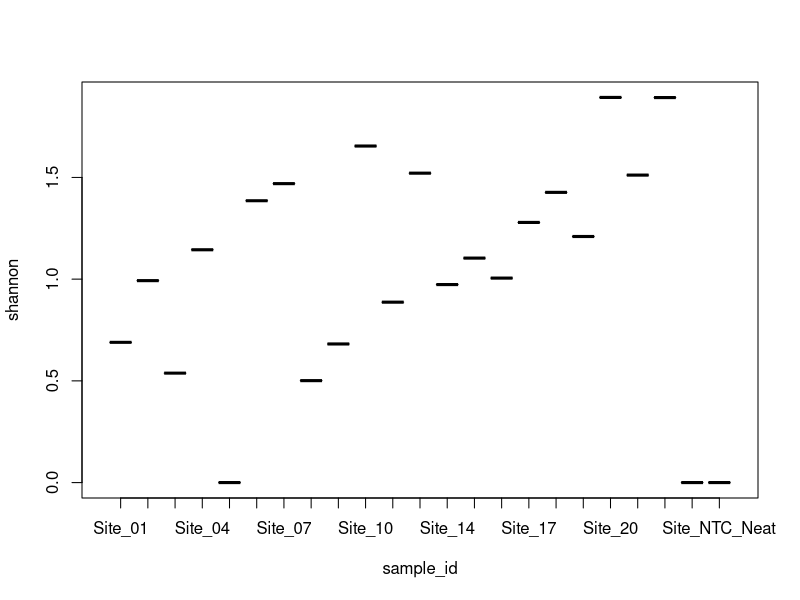
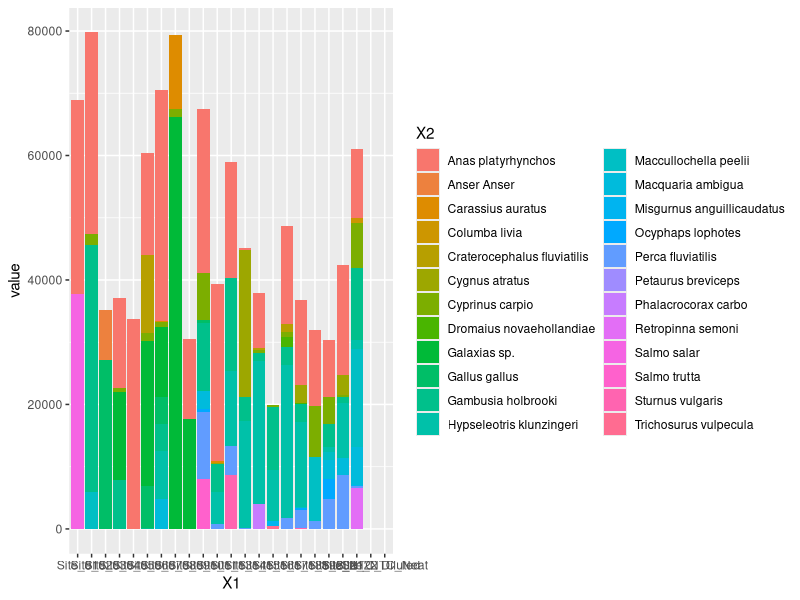
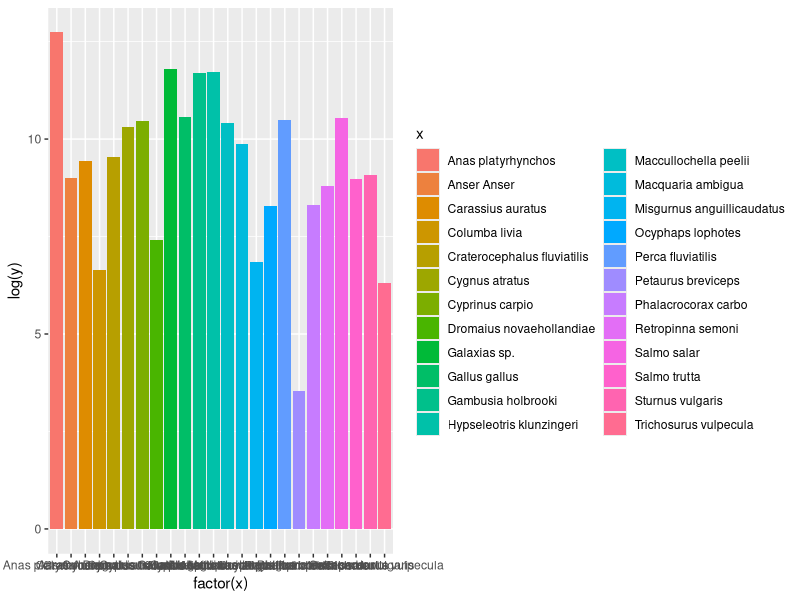

These charts were generated, in order, by the following R code: (Note: this script raises an error after producing the figures.)
library(vegan)
library(ggplot2)
library(tidyverse)


# load the species tables from a full run
species <- read.csv("data/species_matrix.csv", row.names = 1)

# we want to have samples in the rows and species in the columns
species <- t(species)

samples <- read.csv("data/sample_meta.csv", stringsAsFactors = TRUE)


samples$sr <- specnumber(species)
samples$shannon <- diversity(species, index = "shannon")

print(samples)


# check some relationships
ggsave("plots/species/boxplot_sr.png", plot = last_plot(), width = 15, height = 10, dpi = 300)

boxplot(shannon ~ sample_id, data = samples)
# set y to "Species richness"
ylab("Species richness")

# save the plot
ggsave("plots/species/boxplot_sr.png", plot = last_plot(), width = 15, height = 10, dpi = 300)


sp <- data.frame(species)
sp$samp <- rownames(sp)

library(reshape)

dat <- melt(species)

ggplot(dat, aes(x = X1, y = value)) +
    geom_bar(stat = "identity", aes(fill = X2))

sp2 <- data.frame(x = colnames(species), y = colSums(species))
ggplot(sp2, aes(x = factor(x), y = log(y), fill = x)) +
    geom_bar(stat = "identity")


###


mds <- metaMDS(species, distance = "bray")
plot(mds, type = "text", display = "sites")
plot(mds)
ordihull(mds, groups = samples$building, draw = "polygon", col = 2:3)


ano <- anosim(species, samples$building, distance = "bray")
ano

out <- c(
    "Salmo salar", "Sus scrofa", "Bos taurus", "Vulpes vulpes",
    "Canis lupus", "Ovis aries", "Gallus gallus", "Homo sapiens",
    "unknown", "Macropus giganteus"
)
sp3 <- species[, !colnames(species) %in% out]

index <- -which(rowSums(sp3) == 0)
sp4 <- sp3[-which(rowSums(sp3) == 0), ]
s2 <- samples[index, ]

s2$sr <- specnumber(sp4)
s2$shannon <- diversity(sp4, index = "shannon")
boxplot(sr ~ building, data = s2)
boxplot(shannon ~ building, data = s2)
t.test(shannon ~ building, data = s2)

mds <- metaMDS((sp4 > 0), distance = "bray")
plot(mds, type = "text", display = "sites")
plot(mds, type = "text")
ordihull(mds, groups = s2$building, draw = "polygon", col = 1:2)

ano <- anosim(sp4, s2$building, distance = "bray")
ano
